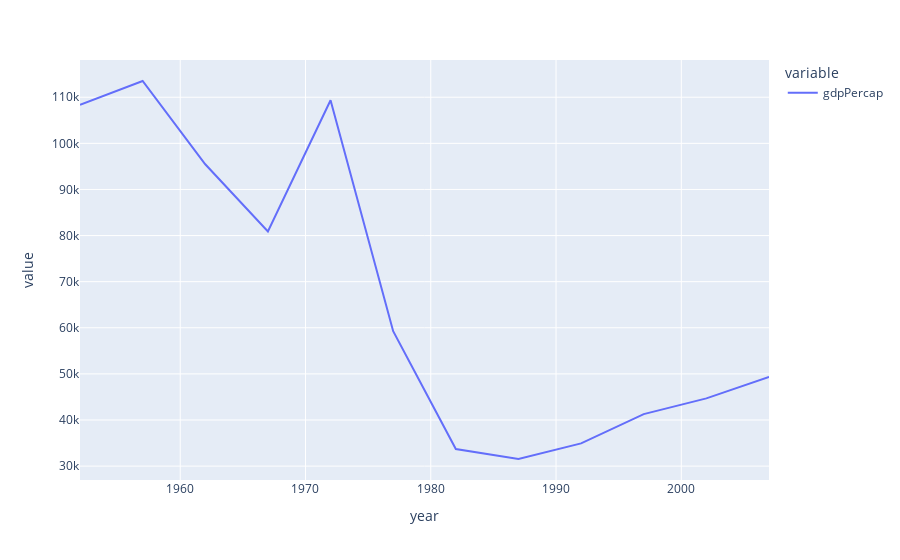

Source (notebook cell):
### Code cell
px.line(gapminder.groupby("year")["gdpPercap"].agg("max"))

### Figure 1 — Plotly figure (JSON) as saved in the notebook; plotly's stock layout.template omitted (floating-point values rounded to 4 significant figures)
{"data": [{"hovertemplate": "variable=gdpPercap<br>year=%{x}<br>value=%{y}<extra></extra>", "legendgroup": "gdpPercap", "line": {"color": "#636efa", "dash": "solid"}, "marker": {"symbol": "circle"}, "mode": "lines", "name": "gdpPercap", "orientation": "v", "showlegend": true, "type": "scatter", "x": [1952, 1957, 1962, 1967, 1972, 1977, 1982, 1987, 1992, 1997, 2002, 2007], "xaxis": "x", "y": [108400.0, 113500.0, 95460.0, 80890.0, 109300.0, 59270.0, 33690.0, 31540.0, 34930.0, 41280.0, 44680.0, 49360.0], "yaxis": "y"}], "layout": {"legend": {"title": {"text": "variable"}, "tracegroupgap": 0}, "margin": {"t": 60}, "xaxis": {"anchor": "y", "domain": [0, 1], "title": {"text": "year"}}, "yaxis": {"anchor": "x", "domain": [0, 1], "title": {"text": "value"}}}}
